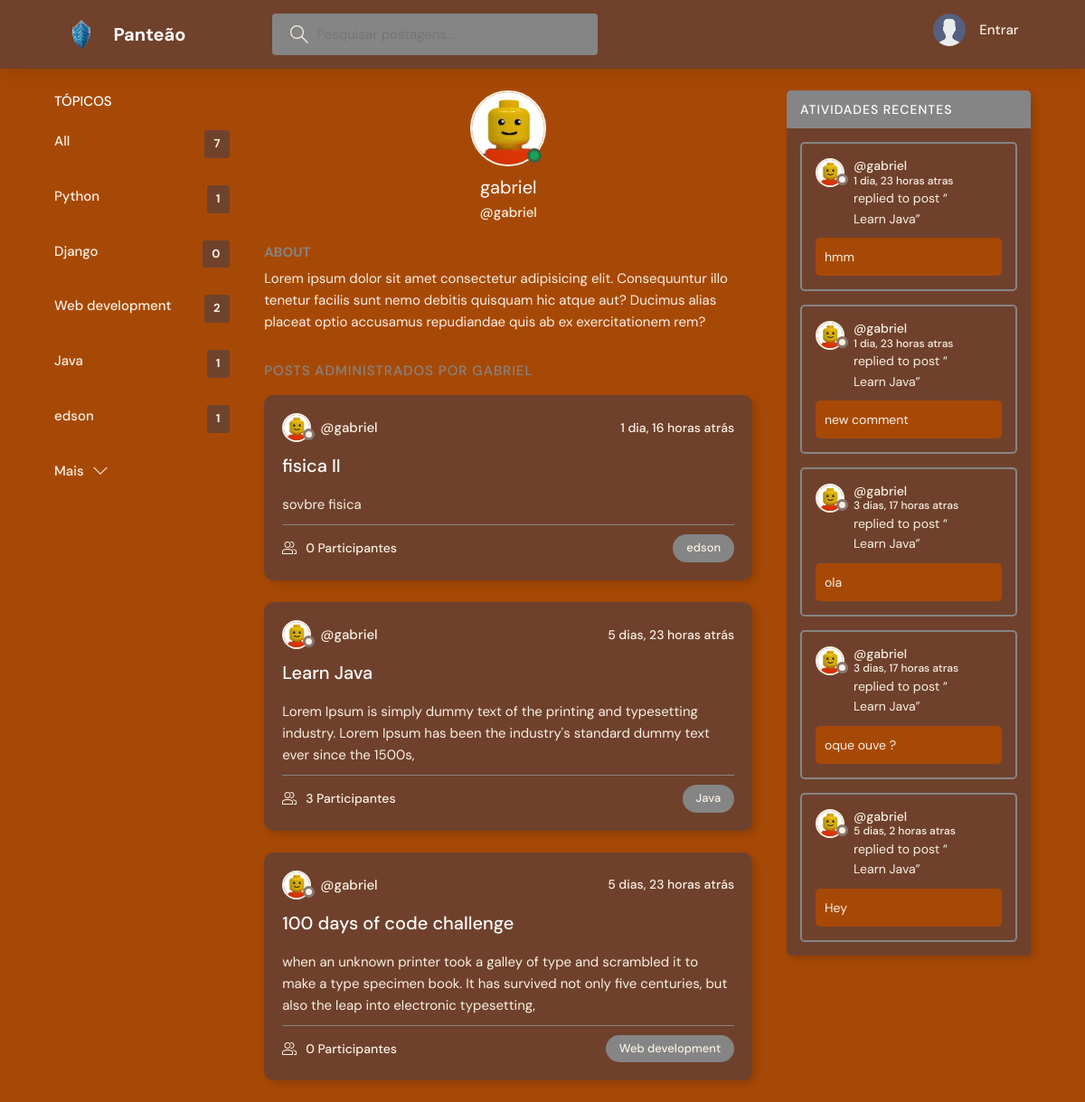
Page /profile/1/ on the committed database.
### base/models.py (models this page shows, shortened)
class Topic(models.Model):
    name = models.CharField(max_length=200)

class Room(models.Model):
    host= models.ForeignKey(User, on_delete=models.SET_NULL, null=True)
    topic = models.ForeignKey(Topic, on_delete=models.SET_NULL, null=True)
    name = models.CharField(max_length=200)
    description = models.TextField(null=True, blank=True)
    participants = models.ManyToManyField(User, related_name='participants', blank=True) #adiciona usuarios nat r
    updated= models.DateTimeField(auto_now =True)
    created = models.DateTimeField(auto_now_add =True)
    class Meta:
        ordering =['-updated', '-created']
    def __str__(self):
        return str(self.name)

class Message(models.Model):
    user = models.ForeignKey(User, on_delete = models.CASCADE)
    room = models.ForeignKey(Room, on_delete=models.CASCADE)
    body = models.TextField()
    updated= models.DateTimeField(auto_now =True)
    created = models.DateTimeField(auto_now_add =True)
    class Meta:
        ordering =['-updated', '-created']
    def __str__(self):
        return self.body[0:50]

### base/views.py (the view)
# urls.py: path('profile/<str:pk>/', views.userProfile, name="user-profile"),
def userProfile(request, pk):
    user = User.objects.get(id = pk)
    rooms = user.room_set.all()
    room_messages = user.message_set.all()
    topics = Topic.objects.all()
    context ={'user':user, 'rooms':rooms,
               'room_messages':room_messages, 'topics':topics}
    return render(request, 'base/profile.html', context)

### base/templates/base/profile.html (shortened to what this page needs)
{% extends 'main.html' %}
{% load static %}
{% block content %}
  <main class="profile-page layout layout--3">
    <div class="container">
      {% include 'base/topics_component.html'  %}
      <div class="roomList">
        <div class="profile">
          <div class="profile__avatar">
            <div class="avatar avatar--large active">
              <img src="{% static 'images/profile_geral.jpg' %}" />
            </div>
          </div>
          <div class="profile__info">
            <h3>{{user.username}}</h3>
            <p>@{{user.username}}</p>
          </div>
          <div class="profile__about">
            <h3>About</h3>
            <p>
              Lorem ipsum dolor sit amet consectetur adipisicing elit. Consequuntur illo tenetur
              facilis sunt nemo debitis quisquam hic atque aut? Ducimus alias placeat optio
              accusamus repudiandae quis ab ex exercitationem rem?
            </p>
          </div>
        </div>
        <div class="roomList__header">
          <div>
            <h2>Posts administrados por {{user.username}}</a>
            </h2>
          </div>
        </div>
        {% include 'base/feed_component.html'  %}
      </div>
      {% include 'base/activity_component.html'  %}
    </div>
  </main>
{% endblock content %}

### templates/main.html (shortened to what this page needs)
<!DOCTYPE html>
{% load static %}
<html lang="en">
  <head>
    <link rel="stylesheet" href="{% static 'styles/style.css' %}" />
  </head>
  <body>
    {% include 'navbar.html' %}
    {% block content %}
    {% endblock %}
  </body>
</html>

### templates/navbar.html (shortened to what this page needs)
{% load static %}
<header class="header header--loggedIn">
    <div class="container">
      <a href="{% url 'home' %}" class="header__logo">
        <img src="{% static 'images/magic_blue_shield.png'%}" />
        <h1>Panteão</h1>
      </a>
      <form class="header__search" method="GET" action="{% url 'home' %}">
        <label>
          <input name="q" placeholder="Pesquisar postagens..." />
        </label>
      </form>
      <nav class="header__menu">
        {% if request.user.is_authenticated %}
        <div class="header__user">
          <a href="{% url 'user-profile' request.user.id %}">
            <div class="avatar avatar--medium active">
              <img src="{% static 'images/profile_geral.jpg' %}" />
            </div>
            <p>{{request.user.username}} <span>@{{request.user.username}}</span></p>
          </a>
          <button class="dropdown-button">
            <svg version="1.1" xmlns="http://www.w3.org/2000/svg" width="32" height="32" viewBox="0 0 32 32">
              <title>chevron-down</title>
              <path d="M16 21l-13-13h-3l16 16 16-16h-3l-13 13z"></path>
            </svg>
          </button>
        </div>
        {% else %}
        <a href="{% url 'login' %}">
          <img src="{% static 'images/avatar.svg' %}" />
          <p>Entrar</p>
        </a>
        {% endif %}
      </nav>
    </div>
  </header>

### base/templates/base/topics_component.html
<div class="topics">
    <div class="topics__header">
      <h2>Tópicos</h2>
    </div>
    <ul class="topics__list">
      <li>
        <a href="{% url 'home' %}" class="active">All<span>{{topics.count}}</span></a>
      </li>
      {% for topic in topics|slice:":5"  %}
      <li>
        <a href="{% url 'home' %}?q={{topic.name}}">{{topic.name}} <span>{{topic.room_set.all.count}}</span></a>
      </li>
      {% endfor %}
    </ul>
    <a href="{% url 'topics' %}">
    <button class="btn btn--link" href="{% url 'topics' %}">
      Mais
      <svg version="1.1" xmlns="http://www.w3.org/2000/svg" width="32" height="32" viewBox="0 0 32 32">
        <title>chevron-down</title>
        <path d="M16 21l-13-13h-3l16 16 16-16h-3l-13 13z"></path>
      </svg>
    </button>
  </a>
  </div>

### base/templates/base/feed_component.html (shortened to what this page needs)
{% load static %}
{% for room in rooms %}
<div class="roomListRoom">
    <div class="roomListRoom__header">
      <a href="{% url 'user-profile' room.host.id %}" class="roomListRoom__author">
        <div class="avatar avatar--small">
          <img src="{% static 'images/profile_geral.jpg' %}" />
        </div>
        <span>@{{room.host.username}} </span>
      </a>
      <div class="roomListRoom__actions">
        <span>{{room.created|timesince}} atrás</span>
      </div>
    </div>
    <div class="roomListRoom__content">
      <a href="{% url 'room' room.id %}">{{room.name}}</a>
      <p>
        {{room.description}}
      </p>
    </div>
    <div class="roomListRoom__meta">
      <a href="{% url 'room' room.id %}" class="roomListRoom__joined">
        {{room.participants.all.count}} Participantes
      </a>
      <p class="roomListRoom__topic">{{room.topic.name}}</p>
    </div>
  </div>
{% endfor %}

### base/templates/base/activity_component.html (shortened to what this page needs)
{% load static %}
<div class="activities">
    <div class="activities__header">
      <h2>Atividades Recentes</h2>
    </div>
    {% for message in room_messages %}
    <div class="activities__box">
      <div class="activities__boxHeader roomListRoom__header">
        <a href="{% url 'user-profile' message.user.id %}" class="roomListRoom__author">
          <div class="avatar avatar--small">
            <img src="{% static 'images/profile_geral.jpg' %}" />
          </div>
          <p>
            @{{message.user}}
            <span>{{message.created|timesince}}  atras</span>
          </p>
        </a>
      </div>
      <div class="activities__boxContent">
        <p>replied to post “<a href="{% url 'room' message.room.id %}">{{message.room}}</a>”</p>
        <div class="activities__boxRoomContent">
            <p> {{message}} </p>
        </div>
      </div>
    </div>
    {% endfor %}
  </div>

### rows in the picture
Topic: name "Python", room_set.all.count "1"
Topic: name "Django", room_set.all.count "0"
Topic: name "Web development", room_set.all.count "2"
Topic: name "Java", room_set.all.count "1"
Topic: name "edson", room_set.all.count "1"
Room: host.username "gabriel", created "1 dia, 16 horas", name "fisica II", description "sovbre fisica", participants.all.count "0", topic.name "edson"
Room: host.username "gabriel", created "5 dias, 23 horas", name "Learn Java", description "Lorem Ipsum is simply dummy text of the printing and typesetting industry. Lorem Ipsum has been the industry's standard dummy text ever since the 1500s,", participants.all.count "3", topic.name "Java"
Room: host.username "gabriel", created "5 dias, 23 horas", name "100 days of code challenge", description "when an unknown printer took a galley of type and scrambled it to make a type specimen book. It has survived not only five centuries, but also the leap into electronic typesetting,", participants.all.count "0", topic.name "Web development"
Message: user "gabriel", created "1 dia, 23 horas", room "Learn Java", body "hmm"
Message: user "gabriel", created "1 dia, 23 horas", room "Learn Java", body "new comment"
Message: user "gabriel", created "3 dias, 17 horas", room "Learn Java", body "ola"
Message: user "gabriel", created "3 dias, 17 horas", room "Learn Java", body "oque ouve ?"
Message: user "gabriel", created "5 dias, 2 horas", room "Learn Java", body "Hey"

### other values in the picture
{{ topics.count }} "7"
{{ user.username }} "gabriel"
{{ user.username }} "GABRIEL"
